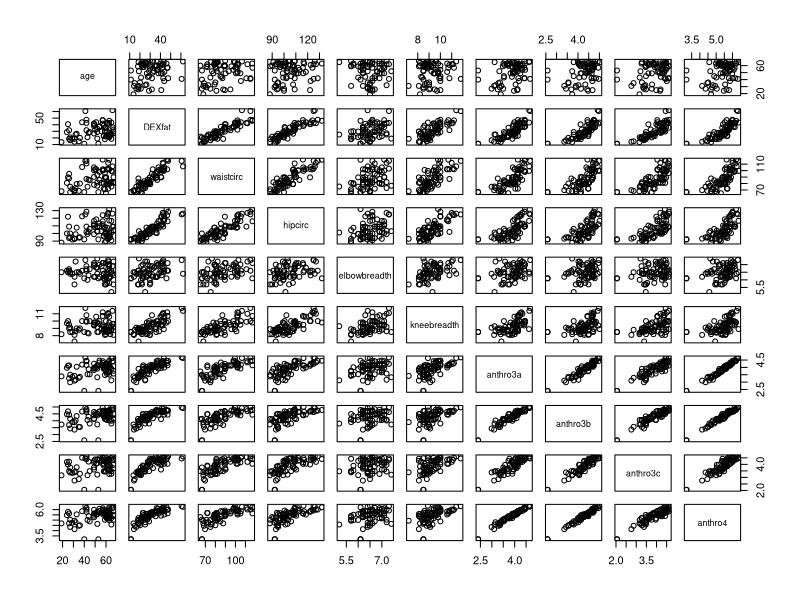
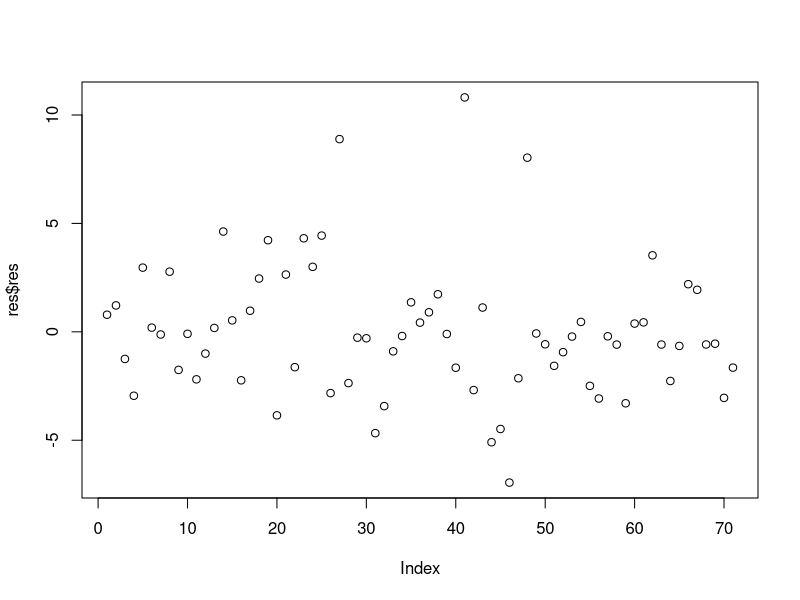
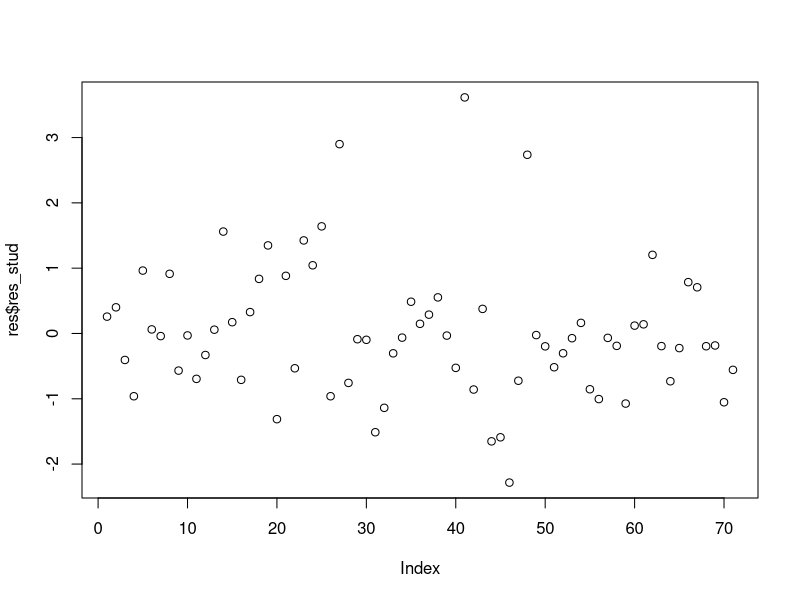
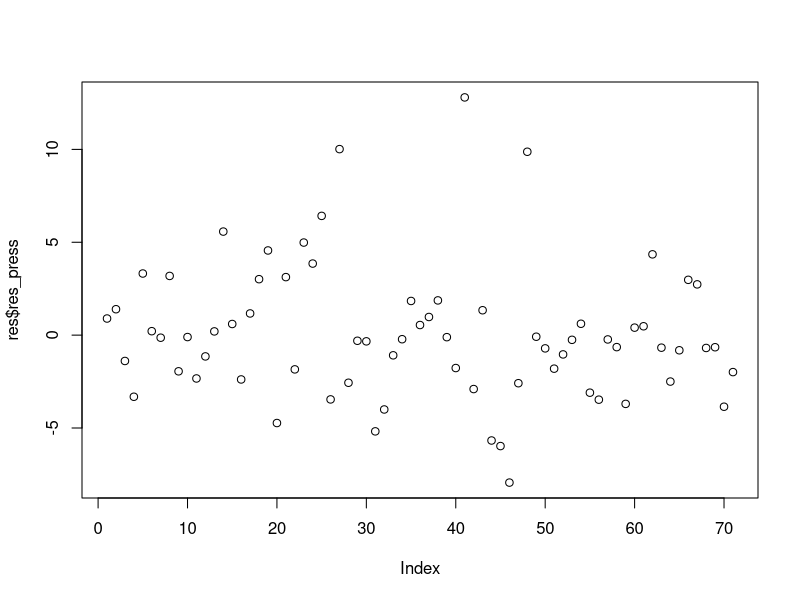
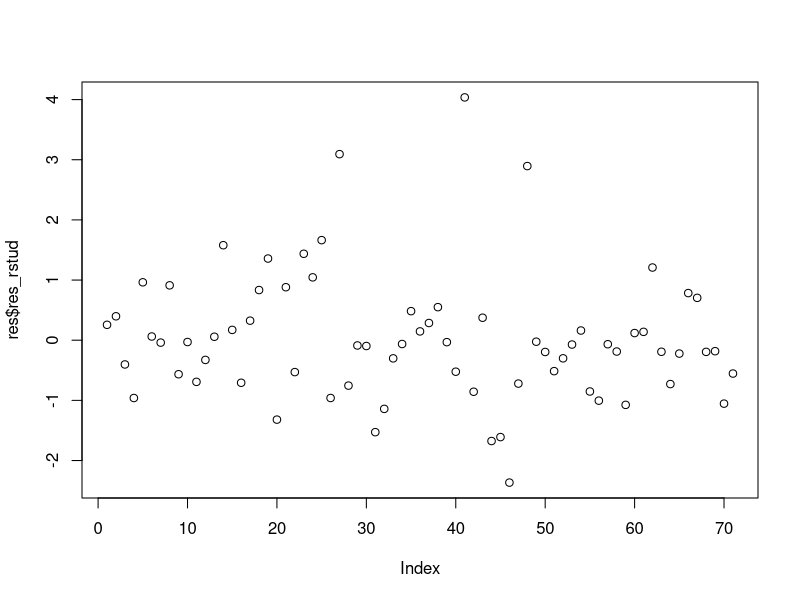
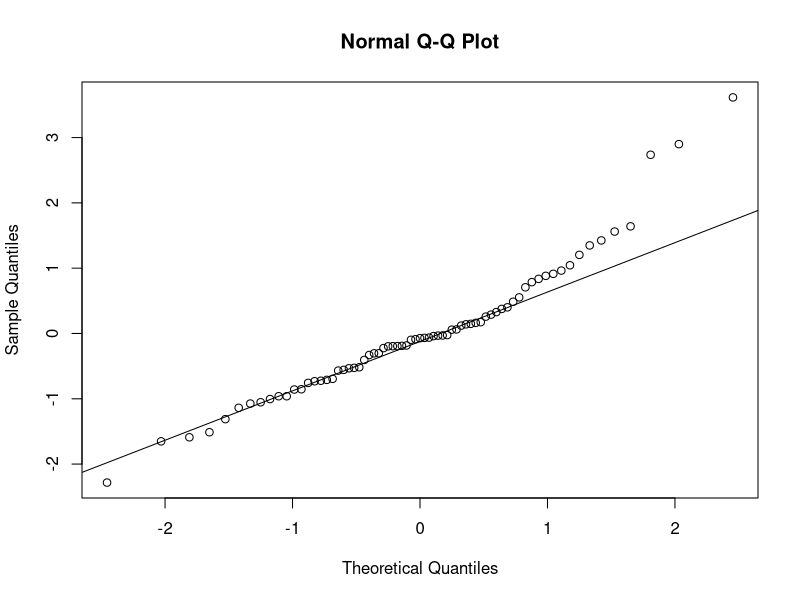
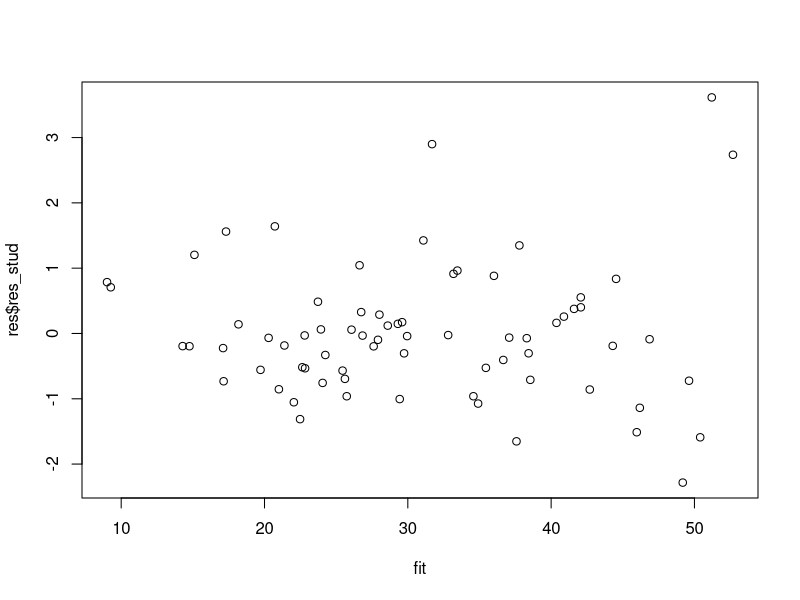

Generate these figures, in order, with R: (Note: this script raises an error after producing the figures.)
#Load the data
library("TH.data")
library("car")

data("bodyfat")
head(bodyfat)
plot(bodyfat)
summary(bodyfat)

#Create the full model
model <- lm(DEXfat ~., data = bodyfat)
summary(model)

#Residual analysis
get_res <- function(model) {
  n = nrow(bodyfat)
  p = ncol(bodyfat)-1
  h_ii = lm.influence(model)$hat
  res = residuals(model)
  MS_res = sum(res^2)/(n-p) 
  res_std   = res / sqrt(MS_res)
  res_stud  = res / sqrt(MS_res*(1-h_ii))
  res_press = res / (1 - h_ii)
  S2 = ((n-p)*MS_res-res^2/(1-h_ii))/(n-p-1)
  res_rstud <- res/sqrt(S2*(1-h_ii))
  return(list("res"=res,
              "res_std"=res_std,
              "res_stud"=res_stud,
              "res_rstud"=res_rstud,
              "res_press"=res_press))}

res <- get_res(model)

plot(res$res)
plot(res$res_stud)
plot(res$res_press)
plot(res$res_rstud)

#Normal probability plot
qqnorm(res$res_stud)
qqline(res$res_stud)

#(s_res_stud <- sort(res_stud))
#c_prob <- ((1:n)-1/2)/n
#plot(s_res_stud, c_prob)

#Plot of Residuals against the Fitted Values
fit <- fitted(model)
plot(fit, res$res_stud)

#Plot of Residuals against the Regressor
plot(bodyfat$age, res_stud)
plot(bodyfat$waistcirc, res_stud)
plot(bodyfat$hipcirc, res_stud)
plot(bodyfat$elbowbreadth, res_stud)
plot(bodyfat$kneebreadth, res_stud)
plot(bodyfat$anthro3a, res_stud)
plot(bodyfat$anthro3b, res_stud)
plot(bodyfat$anthro3c, res_stud)
plot(bodyfat$anthro4, res_stud)

#Partial regression plots
avPlots(model)

#Partial residual plots
crPlots(model)

#PRESS statistic
(press = sum(res$res_press^2))

#Variance-stabilization of the model
bodyfat$DEXfat <- sqrt(bodyfat$DEXfat)
model2 <- lm(DEXfat ~., data = bodyfat)

#Plot of Residuals against the Fitted Values
res2 <- get_res(model2)
fit2 <- fitted(model2)
plot(fit2, res2$res_stud)

#Normal probability plot
qqnorm(res2$res_stud)
qqline(res2$res_stud)

#Partial regression plots
avPlots(model2)
# Prediction variability power
(press = sum(res2$res_press^2))
SS_T = sum((bodyfat$DEXfat - mean(bodyfat$DEXfat))^2)
R2_pred = 1 - press / SS_T

# Examination of residuals - Seemingly ~3 outliers 73, 87, 94
plot(res2$res_stud)
plot(res2$res_press)
plot(res2$res_rstud)
View(res2$res_stud)

# Covratio with cutoff lines - A fair amount of seemingly influential points for precision
# Influential points - bad for precision 73 (0.31), 87 (0.12), 92 (0.56) and 94 (0.40)
covrat = covratio(model2)
plot(covrat)
abline(h=1 - 3*p/n)
abline(h=1 + 3*p/n)
View(covrat)

# Cooks distance - No major influential points displacing the model parameters
# The most influential points 71 (0.12), 73 (0.10), 87 (0.24) and 94 (0.17)
cooksD = cooks.distance(model2)
plot(cooksD)
cutoff = qf(0.5, p, n-p)
abline(h=cutoff)
View(cooksD)

# Leverage points - About 4 points far enough away to be considered leverage points
# Leverage points include 71 (0.31), 81 (0.26), 112 (0.26) and 113 (0.29)
H_diag = lm.influence(model2)$hat
plot(H_diag)
abline(h=2*p/n)
View(H_diag)

# Checking for normality - 73, 87 and 94 seems to violate the normality condition
qqinfo = qqPlot(res2$res_stud)
View(qqinfo)
